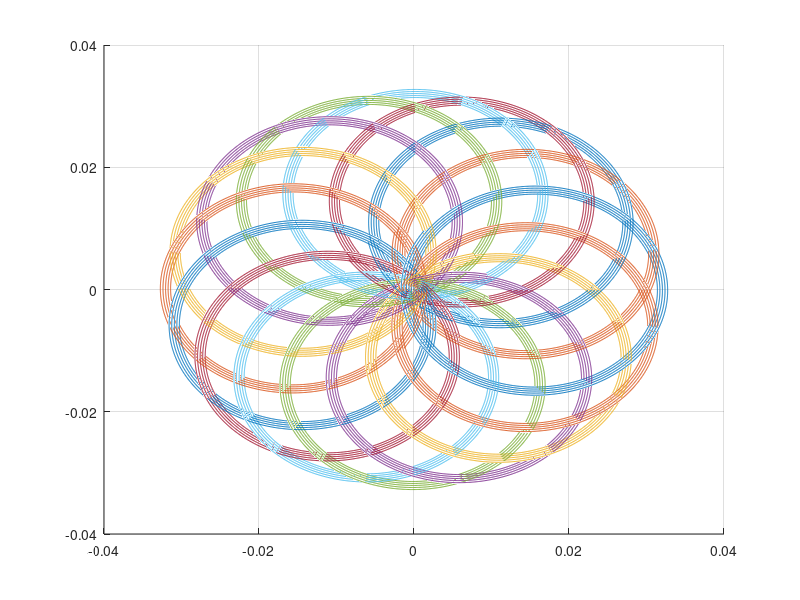

This figure's MATLAB source: (Note: this script raises an error after producing the figure.)
%% Clear
clear;
clc;
%% Initialization
% Basic Parameters
m = 0.02;
q = 0.016;
dt = 0.001;
T = 5;
E = [0, 0, 0];
B = [0, 0, 8];
% Particles
n = 16;
k = 0 : n - 1;
v = 0.1 * sin(k' * pi / 8) * [1, 0, 0] + 0.1 * cos(k' * pi / 8) * [0, 1, 0] + ones(n, 1) * [0, 0, 10];
r = zeros(n, 3);
% Recording
R = zeros(1, n * 3); % [x_0, x_1, ..., x_(n-1), y_0, ..., y_(n-1), z_0, ... , z_(n-1); ...]

%% Simulation
B_X = [0, -B(3), B(2); B(3), 0, -B(1); -B(2), B(1), 0];
for t = 0 : dt : T
    F = q * (E - v * B_X'); % F = q * (E + v x B)
    v = v + F / m * dt;
    r = r + v * dt;
    R = [R; reshape(r, 1, n * 3)];
end

%% Plotting
figure(1);
hold on, grid on;
plot3(R(:, 1:n), R(:, n+1:2*n), R(:, 2*n+1:3*n));
title(["Particle Motion Trajectories (dt = " + dt + "s, T = " + T + "s)", "(Gan Yuhao, 12211629)"]);
xlabel("x (m)"), ylabel("y (m)"), zlabel("z (m)");
daspect([0.5,0.5,50]);
view(3);
saveas(1,"dt = "+dt+"s"+", T = "+T+"s.png")